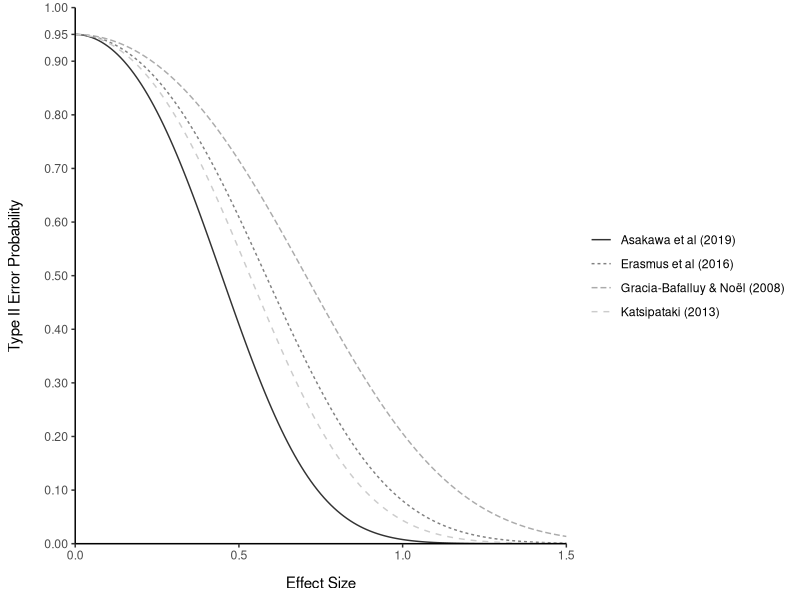

Recreate this plot in R.
library(stats) #v4.0.2
library(ggplot2) #v3.3.2

#
# Type II Error Probabilites (and power) for included studies
#

#' 
#' Calculate the statistical power (= 1 - type II error probability) for a 
#' test of equality between two groups, where the true effect size is known,
#' and the test uses the chosen significance level.
#' 
#' @param n_1 The sample size of the first group in the study
#' @param n_2 The sample size of the second group in the study
#' @param min_d The true effect size (Cohen's d) 
#' @param alpha_two_tail The alpha-level for the two-tailed test of equality between the groups
find_power <- function(n_1, n_2, min_d, alpha_two_tail=0.05)
{
  df <- n_1 + n_2 - 2
  t_crit <- qt(1-(alpha_two_tail/2), df)
  non_centrality <- min_d / sqrt(1/n_1+1/n_2)
  return((1 - pt(t_crit, df, non_centrality)) + pt(-t_crit, df, non_centrality))
}


#
# Calculate and plot the type-II error probabilities for each study as a function of effect size
#
study_a <- "Asakawa et al (2019)"
study_g <- "Gracia-Bafalluy & Noël (2008)"
study_e <- "Erasmus et al (2016)"
study_k <- "Katsipataki (2013)"

d <- seq(0, 1.5, by=0.01)

power_data <- data.frame(d = d, 
                         study = c(rep(study_a, length(d)),
                                   rep(study_g, length(d)),
                                   rep(study_e, length(d)),
                                   rep(study_k, length(d))),
                         power = c(sapply(d, find_power, n_1 = 37, n_2 = 42),
                                   sapply(d, find_power, n_1 = 17, n_2 = 16),
                                   sapply(d, find_power, n_1 = 27, n_2 = 21),
                                   sapply(d, find_power, n_1 = 29, n_2 = 27)))

ggplot(data=power_data, aes(x=d, y=1-power, group=study)) +
  geom_line(aes(linetype=study, color=study)) +
  labs(x="Effect Size", y = "Type II Error Probability") +
  scale_x_continuous(limits=c(0, 1.5), expand = c(0,0)) +
  scale_y_continuous(breaks=c(seq(0, 1, by=0.1), 0.95), limits = c(0,1), expand = c(0,0)) +
  scale_color_grey() + theme_classic() + theme(legend.title=element_blank(), axis.title.y = element_text(margin = margin(t = 0, r = 15, b = 0, l = 0)), axis.title.x = element_text(margin = margin(t = 10, r = 0, b = 0, l = 0)))

